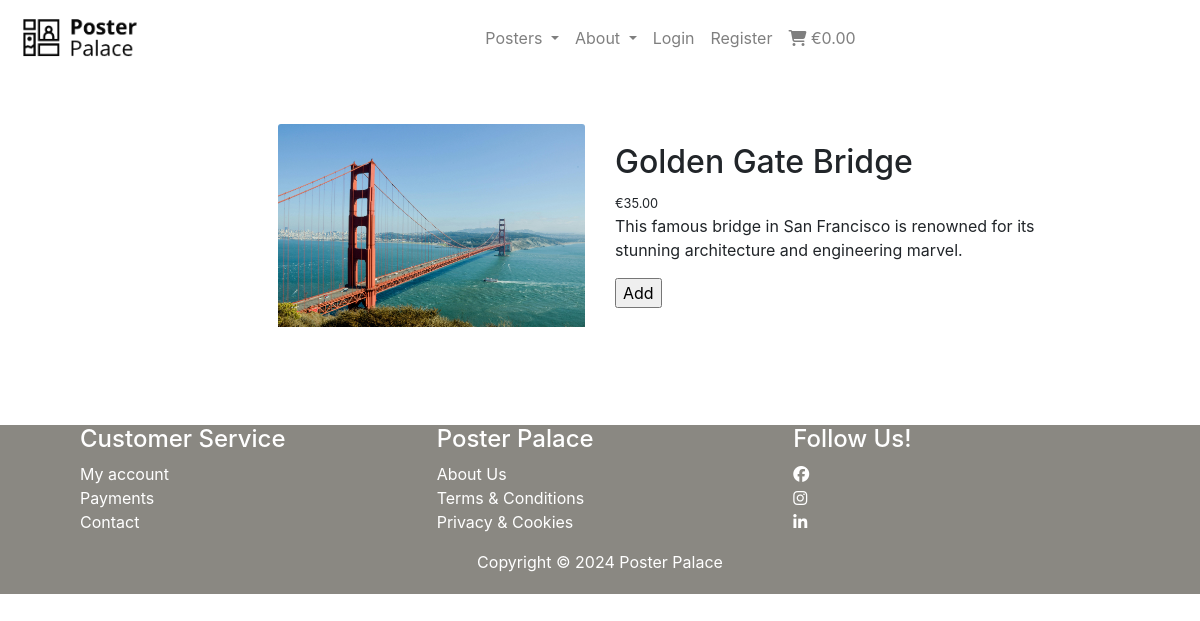
The page /posters/2 on the database its author committed.
### posters/models.py (models this page shows, shortened)
class Poster(models.Model):
    category = models.ForeignKey('Category', null=True, blank=True, on_delete=models.SET_NULL)
    sku = models.CharField(max_length=254, null=True, blank=True)
    name = models.CharField(max_length=254)
    description = models.TextField()
    has_color = models.BooleanField(default=False, blank=True, null=True)
    color_option = models.CharField(max_length=15, blank=True, default='Color', choices=COLOR_CHOICES)
    has_sizes = models.BooleanField(default=False, blank=True, null=True)
    size_option = models.CharField(max_length=80, choices=SIZE_CHOICES, default='S')
    price = models.DecimalField(max_digits=6, decimal_places=2)
    rating = models.DecimalField(max_digits=6, decimal_places=2, null=True, blank=True)
    image_url = models.URLField(max_length=1024, null=True, blank=True)
    image = models.ImageField(null=True, blank=True)
    quantity = models.IntegerField(blank=False, default=1)

### posters/views.py (the view)
# urls.py: path('<poster_id>', views.poster_detail, name='poster_detail'),
def poster_detail(request, poster_id):
    poster = get_object_or_404(Poster, pk=poster_id)
    form_color = PosterColor()
    form_quantity = PosterQuantity()
    cart = request.session.get('cart', {})
    in_cart = False
    if poster_id in list(cart.keys()):
        print(cart)
        in_cart = True
    context = {
        'poster': poster,
        'form_color': form_color,
        'form_quantity': form_quantity,
        'cart': cart,
        'in_cart': in_cart,
        }
    return render(request, 'posters/poster_detail.html', context)

### posters/forms.py
class PosterColor(forms.ModelForm):
    class Meta:
        model = Poster
        fields = ('color_option',)

class PosterQuantity(forms.ModelForm):
    class Meta:
        model = Poster
        fields = ('quantity',)

### cart/contexts.py (called while the page is built, shortened)
def shopping_content(request):
    shopping_items = []
    total = 0
    poster_count = 0
    cart = request.session.get('cart', {})
    context = {
        'shopping_items': shopping_items,
        'total': total,
        'poster_count': poster_count,
    }
    return context

### posters/templates/posters/poster_detail.html (shortened to what this page needs)
{% extends "base.html" %}
{% load static %}
{% block content %}
<section>
    <div class="container">
        <div class="row">
            <div class="col-12 col-md-6 col-lg-4 offset-lg-2">
                <div class="image-container my-5">
                    {% if poster.image %}
                        <a href="{{ poster.image.url }}" target="_blank">
                            <img class="card-img-top img-fluid" src="{{ poster.image.url }}" alt="{{ poster.name }}">
                        </a>
                        {% else %}
                        <a href="">
                            <img class="card-img-top img-fluid" src="{{ MEDIA_URL }}noimage.png" alt="{{ poster.name }}">
                        </a>
                    {% endif %}
                </div>
            </div>
            <div class="col">
                <h2 class="top">{{ poster.name}}</h2><small>€{{ poster.price }}</small>
                <p>{{ poster.description }}</p>
                <form id="myForm" class="form" action="{% url 'add_to_cart' poster.id %}" method="POST">
                <input type="submit" class="add-to-cart" value="Add" {% if in_cart %}disabled{% endif %}>
                </form>
            </div>
        </div>
    </div>
</section>
{% endblock %}

### static/css/base.css (style rules this page uses)
* { margin: auto; }
.row { margin-right: 50px; margin-left: 50px; }

### rows shown on the page
Poster: image (picture), name "Golden Gate Bridge", price "35.00", description "This famous bridge in San Francisco is renowned for its stunning architecture and engineering marvel."
